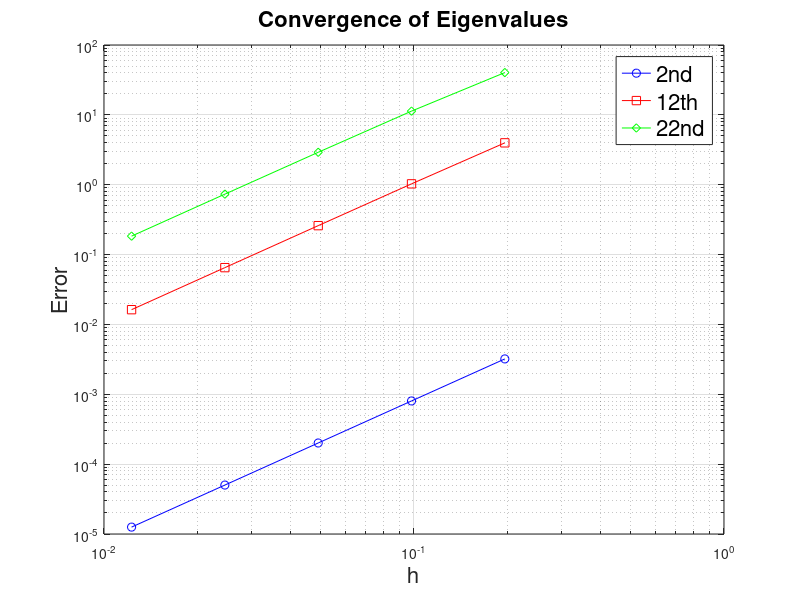

The MATLAB source for this figure:
Ns = [32, 64, 128, 256, 512];
eignums = [2, 12, 22];
errs = zeros(3, 5);
hs = zeros(1, 5);

for j = 1:length(Ns)
    N = Ns(j);
    L = 2*pi;
    h = L/N;
    hs(j) = h;

    n_int = N - 1;
    e = ones(n_int, 1);
    A = spdiags([e -2*e e], -1:1, n_int, n_int) / h^2;

    if n_int < 25
       num_calc = n_int;
    else
       num_calc = 25;
    end

    [V, D] = eigs(A, num_calc, 'sm');
    lambda = diag(D);

    [lambda_sorted, sort_idx] = sort(abs(lambda));
    sorted_eigs = lambda(sort_idx);

    for i = 1:length(eignums)
        k = eignums(i);
        lambda_num = sorted_eigs(k);

        lambda_exact = -(k/2)^2;
        errs(i, j) = abs(lambda_num - lambda_exact);
    end
end

figure;
loglog(hs, errs(1, :), 'bo-');
hold on;
loglog(hs, errs(2, :), 'rs-');
loglog(hs, errs(3, :), 'gd-');
grid on;
xlabel('h', 'fontsize', 16);
ylabel('Error', 'fontsize', 16);
title('Convergence of Eigenvalues', 'fontsize', 16);
legend('2nd', '12th', '22nd', 'fontsize', 16);

